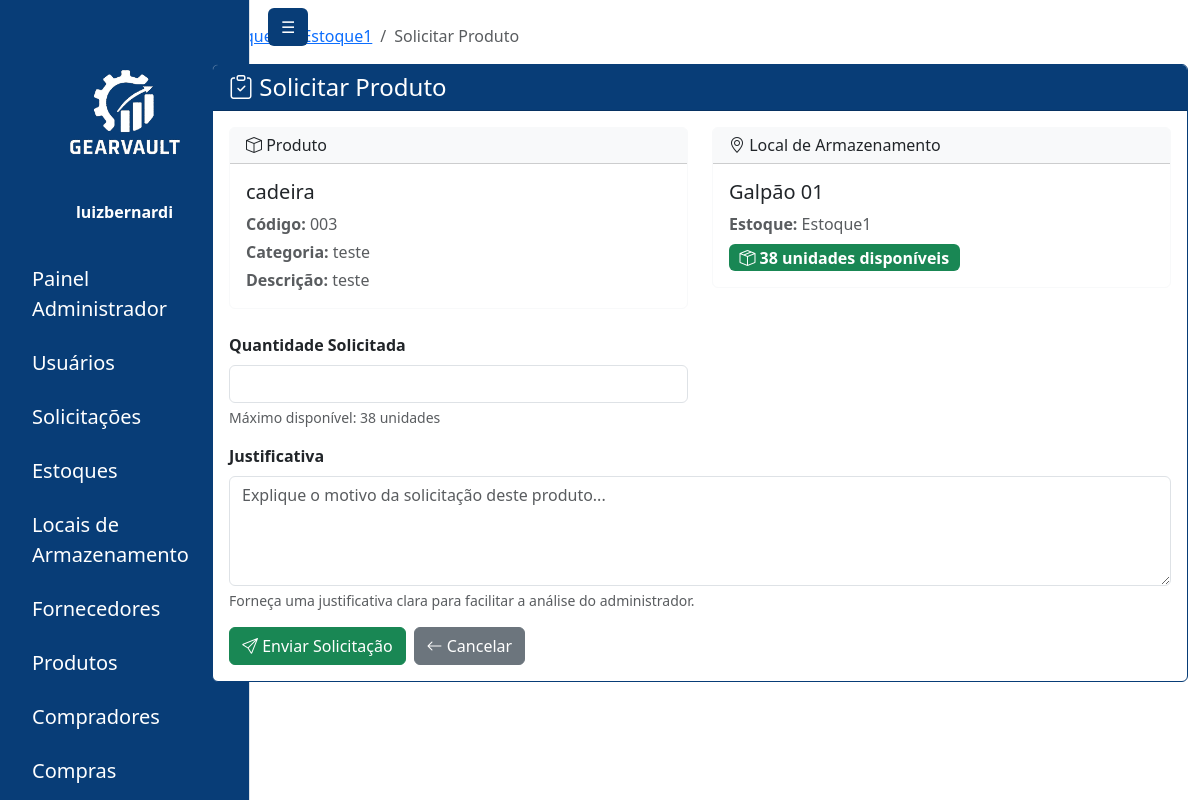
Before: /usuario/solicitar/1/3/ (signed in) with the older database file.
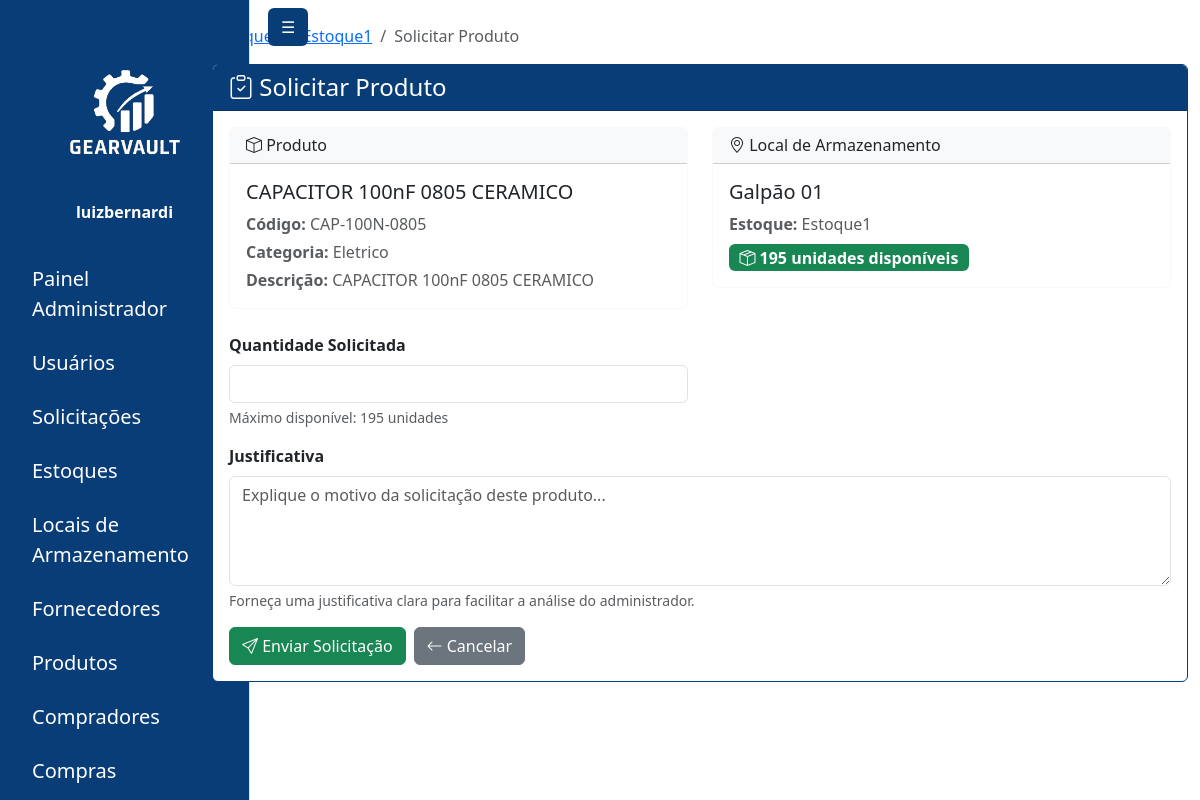
After: the same page with the newer database file.
### gearvault/models.py (models this page shows, shortened)
class Produto(models.Model):
    nome = models.CharField(max_length=255)
    codigo = models.CharField(max_length=100, unique=True)
    categoria = models.CharField(max_length=100, blank=True, null=True)
    descricao = models.TextField(blank=True, null=True)
    fornecedores = models.ManyToManyField(
        Fornecedor, blank=True, related_name='produtos')
    imagem = models.ImageField(upload_to='produtos/', blank=True, null=True)

### gearvault/views.py (the view, shortened to what this page needs)
@login_required
def usuario_solicitar_produto(request, local_id, produto_id):
    from django.core.mail import send_mail
    from django.conf import settings
    from django.urls import reverse
    try:
        local = LocalArmazenamento.objects.get(id=local_id)
        produto = Produto.objects.get(id=produto_id)
        quantidade_disponivel = ItemCompra.objects.filter(
            local=local, produto=produto
        ).aggregate(total=Sum('quantidade'))['total'] or 0
        contexto = {
            'sidebar_links': get_sidebar_links(request.user),
            'local': local,
            'produto': produto,
            'quantidade_disponivel': quantidade_disponivel,
        }
        return render(request, 'pages/user/solicitar_produto.html', contexto)
    except (LocalArmazenamento.DoesNotExist, Produto.DoesNotExist):
        messages.error(request, 'Local ou produto não encontrado.')
        return redirect('usuario_estoques')

### gearvault/views.py (called while the page is built, shortened)
def get_sidebar_links(user):
    role = getattr(user.profile, 'role', None)
    if role == 'ADMIN':
        return [
            {'url': '/administrador/painel/', 'label': 'Painel Administrador'},
            {'url': '/administrador/usuarios/', 'label': 'Usuários'},
            {'url': '/administrador/solicitacoes/', 'label': 'Solicitações'},
            {'url': '/administrador/estoques/', 'label': 'Estoques'},
            {'url': '/administrador/locais/', 'label': 'Locais de Armazenamento'},
            {'url': '/administrador/fornecedores/', 'label': 'Fornecedores'},
            {'url': '/administrador/produtos/', 'label': 'Produtos'},
            {'url': '/administrador/compradores/', 'label': 'Compradores'},
            {'url': '/administrador/compras/', 'label': 'Compras'},
        ]
    return []

### gearvault/templates/pages/user/solicitar_produto.html (shortened to what the changed rows need)
{% extends 'base.html' %}
{% load static %}
{% block content %}
<div class="container-fluid" id="main-content-panel">
  <div class="row">
    <div class="col-md-10" id="painel-content">
      <div class="card" style="border: 1px solid #083D77;">
        <div class="card-body">
          <div class="row mb-4">
            <div class="col-md-6">
              <div class="card border-light">
                <div class="card-body">
                  <h5>{{ produto.nome }}</h5>
                  <p class="text-muted mb-1"><strong>Código:</strong> {{ produto.codigo }}</p>
                  {% if produto.categoria %}
                    <p class="text-muted mb-1"><strong>Categoria:</strong> {{ produto.categoria }}</p>
                  {% endif %}
                  {% if produto.descricao %}
                    <p class="text-muted mb-0"><strong>Descrição:</strong> {{ produto.descricao }}</p>
                  {% endif %}
                </div>
              </div>
            </div>
            <div class="col-md-6">
              <div class="card border-light">
                <div class="card-body">
                  <div class="mt-2">
                    <span class="badge bg-success fs-6">
                      <i class="bi bi-box-seam"></i> {{ quantidade_disponivel }} unidades disponíveis
                    </span>
                  </div>
                </div>
              </div>
            </div>
          </div>
          {% if quantidade_disponivel > 0 %}
            <form method="post">
              <div class="row">
                <div class="col-md-6 mb-3">
                  <label for="quantidade" class="form-label"><strong>Quantidade Solicitada</strong></label>
                  <input type="number" class="form-control" id="quantidade" name="quantidade"
                         min="1" max="{{ quantidade_disponivel }}" required>
                  <div class="form-text">Máximo disponível: {{ quantidade_disponivel }} unidades</div>
                </div>
                <div class="col-md-12 mb-3">
                  <label for="justificativa" class="form-label"><strong>Justificativa</strong></label>
                  <textarea class="form-control" id="justificativa" name="justificativa" rows="4"
                            placeholder="Explique o motivo da solicitação deste produto..." required></textarea>
                  <div class="form-text">Forneça uma justificativa clara para facilitar a análise do administrador.</div>
                </div>
              </div>
              <div class="d-flex gap-2">
                <button type="submit" class="btn btn-success">
                  <i class="bi bi-send"></i> Enviar Solicitação
                </button>
                <a href="{% url 'usuario_estoque_detalhes' local.estoque.id %}" class="btn btn-secondary">
                  <i class="bi bi-arrow-left"></i> Cancelar
                </a>
              </div>
            </form>
          {% endif %}
        </div>
      </div>
    </div>
  </div>
</div>
<script src="{% static 'js/painel-content-resize.js' %}"></script>{% endblock %}

Changed rows visible on the page:
changed Produto: nome "cadeira" → "CAPACITOR 100nF 0805 CERAMICO"; codigo "003" → "CAP-100N-0805"; categoria "teste" → "Eletrico"; descricao "teste" → "CAPACITOR 100nF 0805 CERAMICO"
Other visible differences:
{{ quantidade_disponivel }}: "38" → "195"
